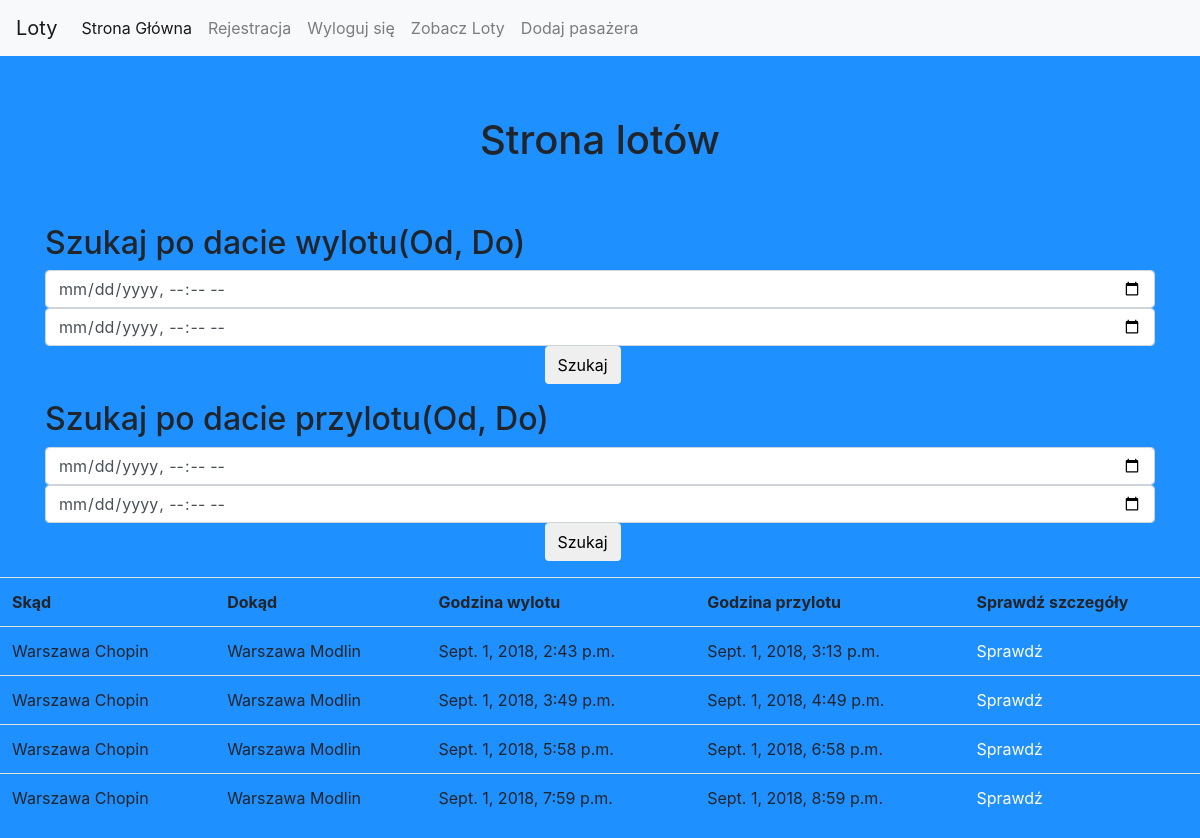
The app's page /loty (signed in) with its own data.
### Samoloty/models.py (models this page shows, shortened)
class Flight(models.Model):
    plane_id = models.ForeignKey(Plane, on_delete=models.CASCADE)
    flight_id = models.AutoField(primary_key=True)
    start_terminal = models.CharField(max_length=50,blank=False, null=False)
    land_terminal = models.CharField(max_length=50, blank=False, null=False)
    start_time = models.DateTimeField('Start Time')
    land_time = models.DateTimeField('Land Time')
    def __str__(self):
        return self.plane_id.id + ' o: ' + str(self.start_time)

### Samoloty/views.py (the view)
# urls.py: path('loty',  views.loty, name='loty'),
@login_required
def loty(request):
    if request.GET:
        print(request.GET)
        if request.GET['switcher'] == '1':
            start_from = request.GET['start_from']
            start_to = request.GET['start_to']
            all_loty = Flight.objects.all().filter(start_time__gt=start_from, start_time__lt=start_to).\
                order_by('start_time')
        elif request.GET['switcher'] == '2':
            land_from = request.GET['land_from']
            land_to = request.GET['land_to']
            all_loty = Flight.objects.all().filter(start_time__gt=land_from, start_time__lt=land_to).\
                order_by('start_time')
        else:
            all_loty = Flight.objects.all().order_by('start_time')
    else:
        all_loty = Flight.objects.all().order_by('start_time')
    context = {
        'all_loty': all_loty,
    }
    print(all_loty)
    return render(request, 'flights.html', context=context)

### templates/flights.html (shortened to what this page needs)
{% extends 'base.html' %}
{% block content %}
    {% if user.is_authenticated %}
        <h1 style="margin-left: 40%; margin-bottom: 5%;">
            Strona lotów
        </h1>
        <div class = "container">
            <form method="get" class="form-group">
                <h2>Szukaj po dacie wylotu(Od, Do)</h2>
                <input class="form-control" type="datetime-local" name="start_from">
                <input class="form-control" type="datetime-local" name="start_to">
                <input class="btn btn-default" style="margin-left: 45%" type="submit" name="btn1" value="Szukaj">
            </form>
             <form method="get" class="form-group">
                 <h2>Szukaj po dacie przylotu(Od, Do)</h2>
                 <input class="form-control" type="datetime-local" name="land_from">
                 <input class="form-control" type="datetime-local" name="land_to">
                <input class="btn btn-default" style="margin-left: 45%" type="submit" name="btn2" value="Szukaj">
            </form>
        </div>
        {% if all_loty|slice:"50" %}
            <table class="table">
                <tr>
                    <th scope="col">Skąd</th>
                    <th scope="col">Dokąd</th>
                    <th scope="col">Godzina wylotu</th>
                    <th scope="col">Godzina przylotu</th>
                    <th scope="col">Sprawdź szczegóły</th>
                </tr>
                {% for p in all_loty %}
                <tr>
                    <td>{{ p.start_terminal}}</td>
                    <td>{{ p.land_terminal }}</td>
                    <td>{{ p.start_time }}</td>
                    <td>{{ p.land_time }}</td>
                    <td><a href="{% url 'flight_info' p.flight_id %}" style="color: white;">Sprawdź</a></td>
                </tr>
                {% endfor %}
            </table>
        {% else %}
            <h2>BRAK LOTÓW</h2>
        {% endif %}
    {% endif %}
{% endblock %}

### templates/base.html (shortened to what this page needs)
<!DOCTYPE html>
<html lang="en">
<head>
    <link rel="stylesheet" href="https://stackpath.bootstrapcdn.com/bootstrap/4.1.3/css/bootstrap.min.css">
</head>
<body>
    <nav class="navbar navbar-expand-lg navbar-light bg-light" style="margin-bottom: 5%">
        <a class="navbar-brand" href="#">Loty</a>
        <div class="collapse navbar-collapse" id="navbarSupportedContent">
            <ul class="navbar-nav mr-auto">
                <li class="nav-item active">
                    <a class="nav-link" href='{% url 'index' %}'>Strona Główna <span class="sr-only">(current)</span></a>
                </li>
                <li class="nav-item">
                    <a class="nav-link" href='{% url 'register' %}'>Rejestracja</a>
                </li>
                <li class="nav-item">
                    {% if user.is_authenticated %}
		                <a href="{% url 'logout' %}" class="nav-link">Wyloguj się<span class="sr-only">(current)</span></a>
                    {% else %}
		                <a href="{% url 'login' %}" class="nav-link">Zaloguj się<span class="sr-only">(current)</span></a>
                    {% endif %}
                </li>
                {% if user.is_authenticated %}
                    <li class="nav-item">
                        <a class="nav-link" href='{% url 'loty' %}'>Zobacz Loty</a>
                    </li>
                {% else %}
                    <li class="nav-item">
                        <a class="nav-link" href='#' onclick="myFunction()">Zobacz Loty</a>
                    </li>
                {% endif %}
                {% if user.is_authenticated %}
                    <li class="nav-item">
                        <a class="nav-link" href='#' onclick="myFunction2()">Dodaj pasażera</a>
                    </li>
                {% else %}
                    <li class="nav-item">
                        <a class="nav-link" href='#' onclick="myFunction()">Dodaj pasażer</a>
                    </li>
                {% endif %}
            </ul>
        </div>
    </nav>
     {% block content %}
     {% endblock %}
</body>
</html>

### templates/base.html (style rules this page uses)
body { background-color: dodgerblue; }

### records on screen
Flight: start_terminal "Warszawa Chopin", land_terminal "Warszawa Modlin", start_time "Sept. 1, 2018, 2:43 p.m.", land_time "Sept. 1, 2018, 3:13 p.m."
Flight: start_terminal "Warszawa Chopin", land_terminal "Warszawa Modlin", start_time "Sept. 1, 2018, 3:49 p.m.", land_time "Sept. 1, 2018, 4:49 p.m."
Flight: start_terminal "Warszawa Chopin", land_terminal "Warszawa Modlin", start_time "Sept. 1, 2018, 5:58 p.m.", land_time "Sept. 1, 2018, 6:58 p.m."
Flight: start_terminal "Warszawa Chopin", land_terminal "Warszawa Modlin", start_time "Sept. 1, 2018, 7:59 p.m.", land_time "Sept. 1, 2018, 8:59 p.m."
